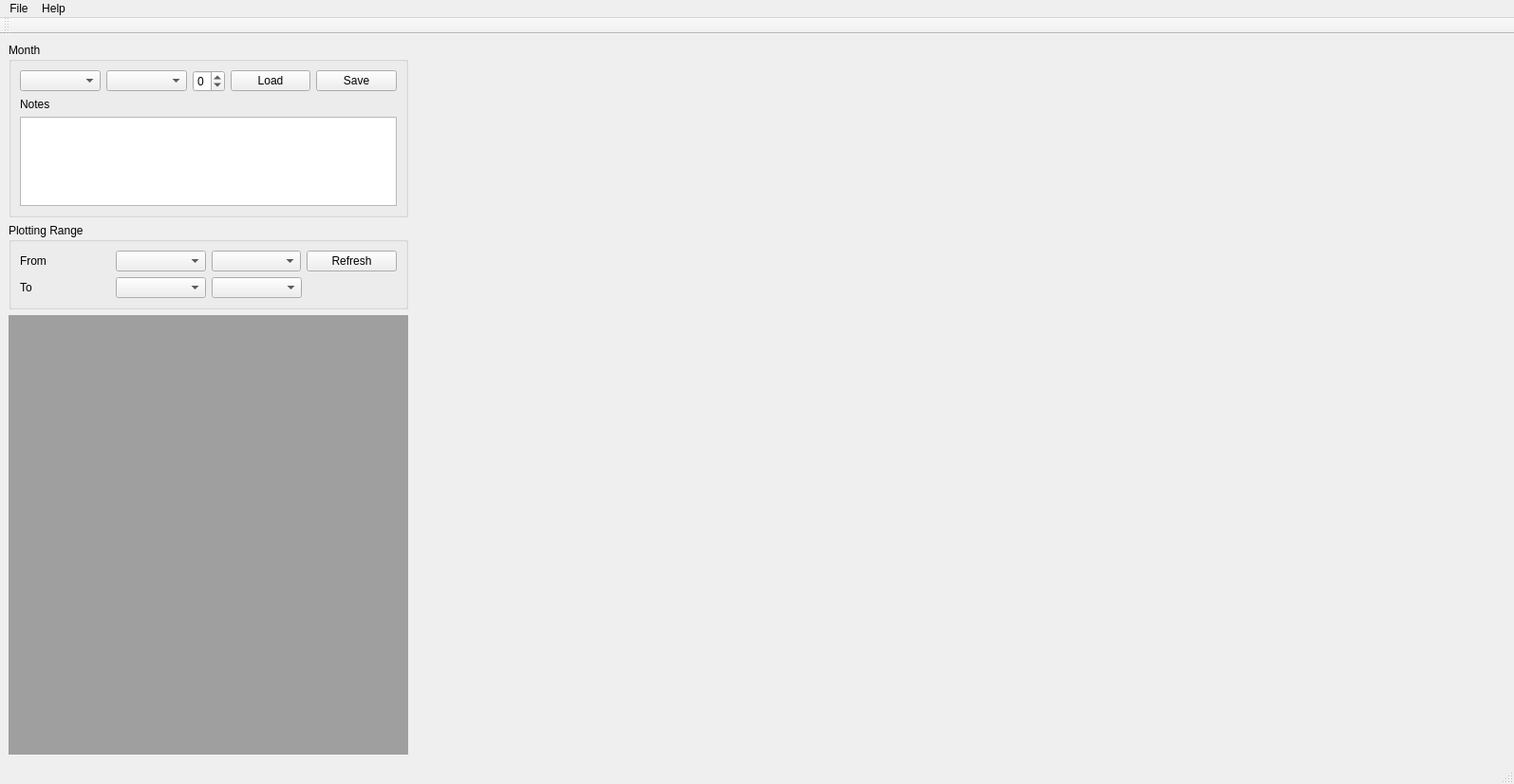
<?xml version="1.0" encoding="UTF-8"?>
<ui version="4.0">
 <author>Orion Miller</author>
 <class>OrionsApp</class>
 <widget class="QMainWindow" name="OrionsApp">
  <property name="geometry">
   <rect>
    <x>0</x>
    <y>0</y>
    <width>1595</width>
    <height>826</height>
   </rect>
  </property>
  <property name="minimumSize">
   <size>
    <width>1535</width>
    <height>826</height>
   </size>
  </property>
  <property name="windowTitle">
   <string>MainWindow</string>
  </property>
  <property name="tabShape">
   <enum>QTabWidget::TabShape::Triangular</enum>
  </property>
  <widget class="QWidget" name="centralwidget">
   <layout class="QHBoxLayout" name="horizontalLayout_6" stretch="0,1">
    <item>
     <layout class="QVBoxLayout" name="verticalLayout_5" stretch="0,0,1">
      <item>
       <widget class="QGroupBox" name="groupBox">
        <property name="sizePolicy">
         <sizepolicy hsizetype="Preferred" vsizetype="Preferred">
          <horstretch>0</horstretch>
          <verstretch>0</verstretch>
         </sizepolicy>
        </property>
        <property name="minimumSize">
         <size>
          <width>0</width>
          <height>184</height>
         </size>
        </property>
        <property name="maximumSize">
         <size>
          <width>437</width>
          <height>184</height>
         </size>
        </property>
        <property name="title">
         <string>Month</string>
        </property>
        <layout class="QVBoxLayout" name="verticalLayout" stretch="0,0,1">
         <item>
          <layout class="QHBoxLayout" name="horizontalLayout">
           <item>
            <widget class="QComboBox" name="comboBox_year">
             <property name="maxVisibleItems">
              <number>12</number>
             </property>
             <property name="placeholderText">
              <string>Year</string>
             </property>
            </widget>
           </item>
           <item>
            <widget class="QComboBox" name="comboBox_month">
             <property name="maxVisibleItems">
              <number>12</number>
             </property>
             <property name="placeholderText">
              <string>Month</string>
             </property>
            </widget>
           </item>
           <item>
            <widget class="QSpinBox" name="spinBox_month">
             <property name="maximumSize">
              <size>
               <width>34</width>
               <height>16777215</height>
              </size>
             </property>
             <property name="buttonSymbols">
              <enum>QAbstractSpinBox::ButtonSymbols::UpDownArrows</enum>
             </property>
             <property name="minimum">
              <number>-11</number>
             </property>
             <property name="maximum">
              <number>11</number>
             </property>
            </widget>
           </item>
           <item>
            <widget class="QPushButton" name="pushButton_loadmonth">
             <property name="text">
              <string>Load</string>
             </property>
            </widget>
           </item>
           <item>
            <widget class="QPushButton" name="pushButton_savemonth">
             <property name="text">
              <string>Save</string>
             </property>
            </widget>
           </item>
          </layout>
         </item>
         <item>
          <widget class="QLabel" name="label_2">
           <property name="text">
            <string>Notes</string>
           </property>
          </widget>
         </item>
         <item>
          <widget class="QTextEdit" name="textEdit"/>
         </item>
        </layout>
       </widget>
      </item>
      <item>
       <widget class="QGroupBox" name="groupBox_2">
        <property name="sizePolicy">
         <sizepolicy hsizetype="Preferred" vsizetype="Preferred">
          <horstretch>0</horstretch>
          <verstretch>0</verstretch>
         </sizepolicy>
        </property>
        <property name="maximumSize">
         <size>
          <width>437</width>
          <height>94</height>
         </size>
        </property>
        <property name="title">
         <string>Plotting Range</string>
        </property>
        <layout class="QVBoxLayout" name="verticalLayout_2">
         <item>
          <layout class="QHBoxLayout" name="horizontalLayout_2">
           <item>
            <widget class="QLabel" name="label_3">
             <property name="text">
              <string>From</string>
             </property>
            </widget>
           </item>
           <item>
            <widget class="QComboBox" name="comboBox_year_2">
             <property name="maxVisibleItems">
              <number>12</number>
             </property>
             <property name="placeholderText">
              <string>Year</string>
             </property>
            </widget>
           </item>
           <item>
            <widget class="QComboBox" name="comboBox_month_2">
             <property name="maxVisibleItems">
              <number>12</number>
             </property>
             <property name="placeholderText">
              <string>Month</string>
             </property>
            </widget>
           </item>
           <item>
            <widget class="QPushButton" name="pushButton_refresh">
             <property name="text">
              <string>Refresh</string>
             </property>
             <property name="flat">
              <bool>false</bool>
             </property>
            </widget>
           </item>
          </layout>
         </item>
         <item>
          <layout class="QHBoxLayout" name="horizontalLayout_3">
           <item>
            <widget class="QLabel" name="label_4">
             <property name="text">
              <string>To</string>
             </property>
            </widget>
           </item>
           <item>
            <widget class="QComboBox" name="comboBox_year_3">
             <property name="maxVisibleItems">
              <number>12</number>
             </property>
             <property name="placeholderText">
              <string>Year</string>
             </property>
            </widget>
           </item>
           <item>
            <widget class="QComboBox" name="comboBox_month_3">
             <property name="maxVisibleItems">
              <number>12</number>
             </property>
             <property name="placeholderText">
              <string>Month</string>
             </property>
            </widget>
           </item>
           <item>
            <spacer name="horizontalSpacer">
             <property name="orientation">
              <enum>Qt::Orientation::Horizontal</enum>
             </property>
             <property name="sizeType">
              <enum>QSizePolicy::Policy::Fixed</enum>
             </property>
             <property name="sizeHint" stdset="0">
              <size>
               <width>100</width>
               <height>20</height>
              </size>
             </property>
            </spacer>
           </item>
          </layout>
         </item>
        </layout>
       </widget>
      </item>
      <item>
       <widget class="QMdiArea" name="mdiArea">
        <property name="minimumSize">
         <size>
          <width>0</width>
          <height>450</height>
         </size>
        </property>
        <property name="maximumSize">
         <size>
          <width>437</width>
          <height>16777215</height>
         </size>
        </property>
        <property name="viewMode">
         <enum>QMdiArea::ViewMode::TabbedView</enum>
        </property>
        <property name="tabPosition">
         <enum>QTabWidget::TabPosition::South</enum>
        </property>
        <widget class="QWidget" name="BS_panel">
         <property name="windowTitle">
          <string>Balance Sheet</string>
         </property>
         <layout class="QVBoxLayout" name="verticalLayout_4" stretch="0,1">
          <property name="leftMargin">
           <number>0</number>
          </property>
          <property name="topMargin">
           <number>0</number>
          </property>
          <property name="rightMargin">
           <number>0</number>
          </property>
          <property name="bottomMargin">
           <number>0</number>
          </property>
          <item>
           <layout class="QHBoxLayout" name="horizontalLayout_4">
            <item>
             <widget class="QPushButton" name="pushButton_copy_previous">
              <property name="font">
               <font>
                <pointsize>8</pointsize>
               </font>
              </property>
              <property name="toolTip">
               <string>Copy data from the previous month as a starting point</string>
              </property>
              <property name="toolTipDuration">
               <number>-1</number>
              </property>
              <property name="text">
               <string>Copy Previous</string>
              </property>
             </widget>
            </item>
            <item>
             <widget class="QPushButton" name="pushButton_add_row">
              <property name="text">
               <string>Add Row</string>
              </property>
             </widget>
            </item>
            <item>
             <widget class="QPushButton" name="pushButton_del_row">
              <property name="text">
               <string>Delete Row</string>
              </property>
             </widget>
            </item>
           </layout>
          </item>
          <item>
           <widget class="QTableView" name="tableBS"/>
          </item>
         </layout>
        </widget>
        <widget class="QWidget" name="IE_panel">
         <property name="windowTitle">
          <string>Income + Expense</string>
         </property>
         <layout class="QVBoxLayout" name="verticalLayout_3" stretch="0,1">
          <property name="leftMargin">
           <number>0</number>
          </property>
          <property name="topMargin">
           <number>0</number>
          </property>
          <property name="rightMargin">
           <number>0</number>
          </property>
          <property name="bottomMargin">
           <number>0</number>
          </property>
          <item>
           <layout class="QHBoxLayout" name="horizontalLayout_5">
            <item>
             <widget class="QComboBox" name="sheetDropdown">
              <property name="minimumSize">
               <size>
                <width>220</width>
                <height>0</height>
               </size>
              </property>
             </widget>
            </item>
            <item>
             <widget class="QPushButton" name="sheetLoad">
              <property name="text">
               <string>Load</string>
              </property>
             </widget>
            </item>
            <item>
             <widget class="QPushButton" name="sheetDelete">
              <property name="text">
               <string>Delete</string>
              </property>
             </widget>
            </item>
           </layout>
          </item>
          <item>
           <widget class="QTableView" name="sheetTable"/>
          </item>
         </layout>
        </widget>
       </widget>
      </item>
     </layout>
    </item>
    <item>
     <widget class="QStackedWidget" name="stackedWidget">
      <property name="minimumSize">
       <size>
        <width>1150</width>
        <height>0</height>
       </size>
      </property>
      <widget class="DockArea" name="BS_area"/>
      <widget class="DockArea" name="IE_area"/>
     </widget>
    </item>
   </layout>
  </widget>
  <widget class="QMenuBar" name="menubar">
   <property name="enabled">
    <bool>true</bool>
   </property>
   <property name="geometry">
    <rect>
     <x>0</x>
     <y>0</y>
     <width>1595</width>
     <height>33</height>
    </rect>
   </property>
   <widget class="QMenu" name="menuFile">
    <property name="title">
     <string>File</string>
    </property>
    <addaction name="actionOpen"/>
   </widget>
   <widget class="QMenu" name="menuHelp">
    <property name="title">
     <string>Help</string>
    </property>
    <addaction name="actionAbout"/>
   </widget>
   <addaction name="menuFile"/>
   <addaction name="menuHelp"/>
  </widget>
  <widget class="QStatusBar" name="statusbar">
   <property name="enabled">
    <bool>true</bool>
   </property>
   <property name="cursor">
    <cursorShape>ArrowCursor</cursorShape>
   </property>
   <property name="autoFillBackground">
    <bool>false</bool>
   </property>
  </widget>
  <widget class="QToolBar" name="toolBar">
   <property name="sizePolicy">
    <sizepolicy hsizetype="Preferred" vsizetype="Fixed">
     <horstretch>0</horstretch>
     <verstretch>0</verstretch>
    </sizepolicy>
   </property>
   <property name="windowTitle">
    <string>toolBar</string>
   </property>
   <property name="iconSize">
    <size>
     <width>22</width>
     <height>22</height>
    </size>
   </property>
   <property name="toolButtonStyle">
    <enum>Qt::ToolButtonStyle::ToolButtonIconOnly</enum>
   </property>
   <attribute name="toolBarArea">
    <enum>TopToolBarArea</enum>
   </attribute>
   <attribute name="toolBarBreak">
    <bool>false</bool>
   </attribute>
  </widget>
  <action name="actionOpen">
   <property name="text">
    <string>Set Workspace Directory</string>
   </property>
  </action>
  <action name="actionSave">
   <property name="text">
    <string>Save</string>
   </property>
  </action>
  <action name="actionScreenshot">
   <property name="text">
    <string>Screenshot</string>
   </property>
  </action>
  <action name="actionAbout">
   <property name="text">
    <string>About</string>
   </property>
  </action>
 </widget>
 <customwidgets>
  <customwidget>
   <class>DockArea</class>
   <extends>QWidget</extends>
   <header>pyqtgraph.dockarea</header>
   <container>1</container>
  </customwidget>
 </customwidgets>
 <resources/>
 <connections/>
</ui>
